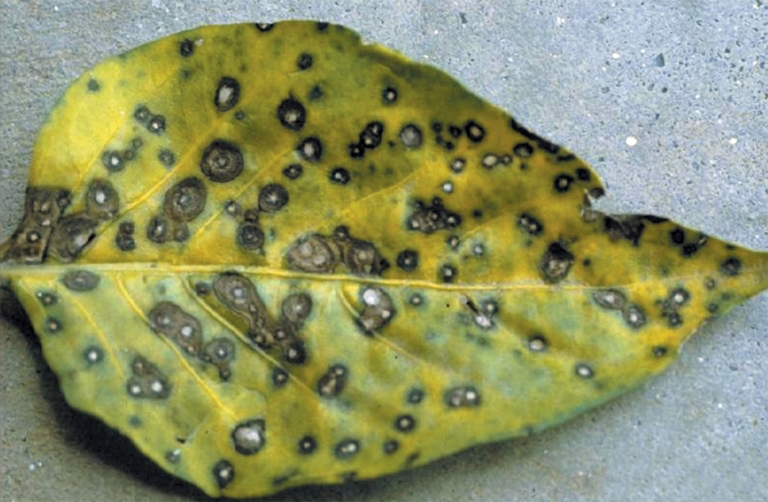
#> input picture LeafDisease.jpg, 768 x 502 px
$ python Segmentation.py
#> lines starting #> are read from the running program, lines starting #| are printed output that depends on the picture; after the words box and inside, x2 and y2 are one past the last pixel; in counts of white or black regions, pixels touching at a corner belong together
#> the answer given: LeafDisease.jpg
from matplotlib import pyplot as plt
import cv2
import pandas as pd
import numpy as np
from sklearn.cluster import KMeans

def input_image(path):
#> called with path = './LeafDisease.jpg'
    image = cv2.imread(path, cv2.IMREAD_UNCHANGED)
#> image is the input picture: shape (502, 768, 3); mean B, G, R 103.9, 145.8, 139.8
    plt.imshow(cv2.cvtColor(image, cv2.COLOR_BGR2RGB))
    plt.axis('off')

    return image

def pre_processing_image(image):
    gray = cv2.cvtColor(image, cv2.COLOR_BGR2GRAY)
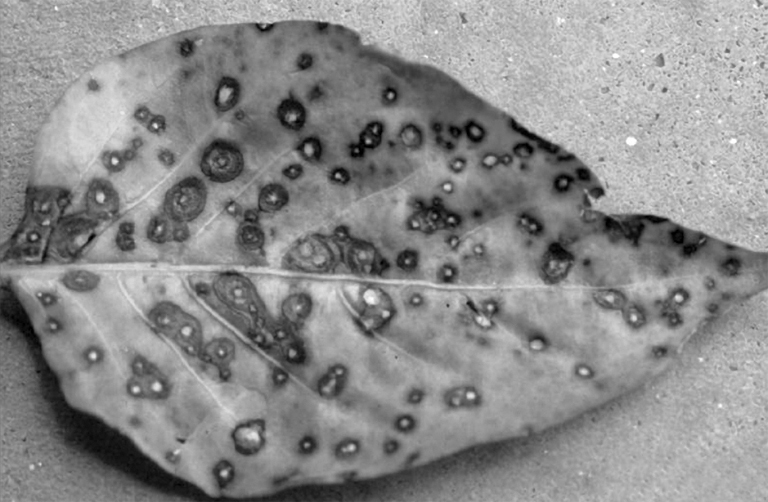
#> gray: shape (502, 768); min 0, max 255, mean 139.2
    plt.imshow(gray)
    plt.axis('off')

    _ , mask = cv2.threshold(gray, 140, 255, cv2.THRESH_BINARY_INV)
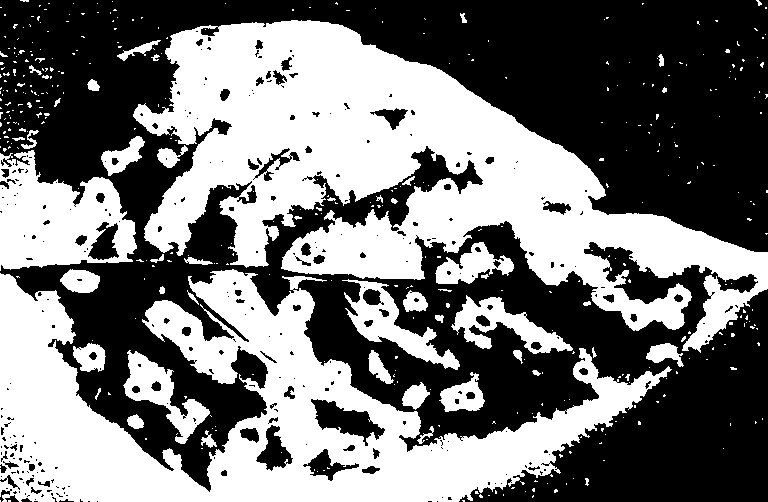
#> mask: shape (502, 768); 46.1% white; 413 white regions (363 under 20 px), largest, box (x1, y1, x2, y2) and area: (133, 20, 768, 353) 85131, (0, 269, 672, 502) 63448, (0, 150, 137, 271) 10247
    mask = cv2.equalizeHist(mask)
    mask = cv2.erode(mask, np.ones((7, 7), np.uint8))
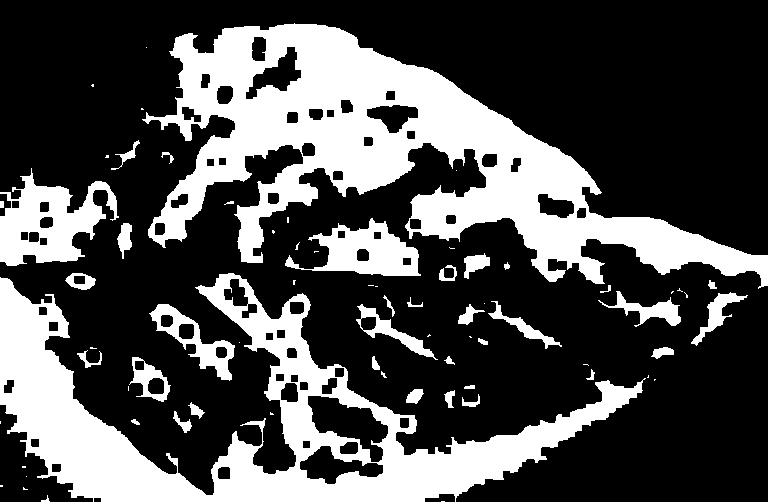
#> mask: shape (502, 768); 30.6% white; 71 white regions (33 under 20 px)
    #mask = cv2.erode(mask, np.ones((2, 2), np.uint8))
    plt.imshow(mask, cmap = "gray")
    plt.axis('off')
    #cv2.imwrite('thresholding.png', cv2.hconcat([image, np.stack((mask, mask, mask), axis=2)]))

    return mask

def get_mean_color_df(mask):
    contours, _ = cv2.findContours(mask, cv2.RETR_TREE, cv2.CHAIN_APPROX_TC89_L1)
#> contours = 137 contours, 37 with area under 20; largest, box (x1, y1, x2, y2) and area: (142, 23, 768, 289) 60776, (0, 273, 646, 502) 47692, (0, 168, 119, 266) 6137, (285, 218, 421, 276) 3942, (307, 395, 389, 463) 2698

    contours_img_before_filtering = mask.copy()
    contours_img_before_filtering = cv2.cvtColor(contours_img_before_filtering, cv2.COLOR_GRAY2BGR)
#> contours_img_before_filtering: shape (502, 768, 3); 30.6% white; 71 white regions (33 under 20 px), largest, box (x1, y1, x2, y2) and area: (142, 23, 768, 289) 56572, (0, 273, 646, 502) 42348, (0, 168, 119, 266) 5963
    cv2.drawContours(contours_img_before_filtering, contours, -1, (0, 255, 0), 3)
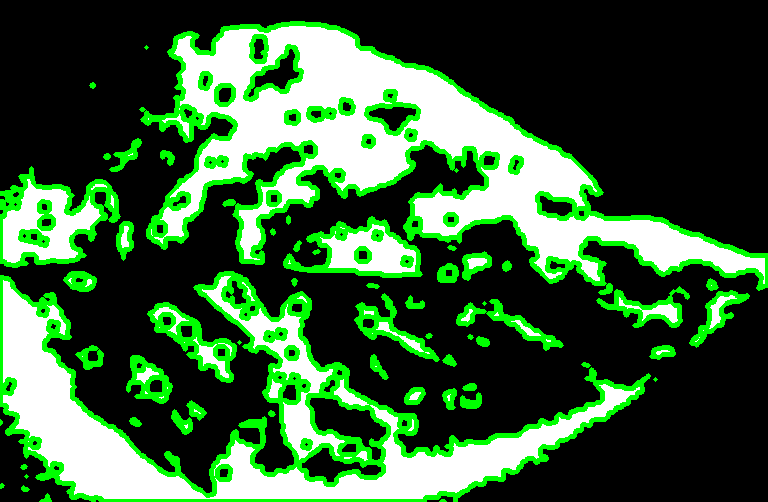
#> contours_img_before_filtering: shape (502, 768, 3); mean B, G, R 55.8, 95, 55.8
    plt.imshow(contours_img_before_filtering)
    plt.axis('off')

    filtered_contours = []
    df_mean_color = pd.DataFrame()
    for idx, contour in enumerate(contours):
        area = int(cv2.contourArea(contour))

        # if area is higher than 3000:
        if area > 100:
            filtered_contours.append(contour)
            # get mean color of contour:
            masked = np.zeros_like(image[:, :, 0])  # This mask is used to get the mean color of the specific bead (contour), for kmeans
            cv2.drawContours(masked, [contour], 0, 255, -1)

            B_mean, G_mean, R_mean, _ = cv2.mean(image, mask=masked)
            df = pd.DataFrame({'B_mean': B_mean, 'G_mean': G_mean, 'R_mean': R_mean}, index=[idx])
            df_mean_color = pd.concat([df_mean_color, df])
#> this loop made 137 passes
#> (area, B_mean, G_mean, R_mean, df_mean_color) on passes 10, 11, 14, 22, 23, 28, 34, 35, 36, 37, 38: (125, 68.48, 135.9, 124.3, table of 1 rows and 3 columns), (102, 58.74, 140.8, 130.4, table of 2 rows and 3 columns), (164, 72.59, 91.83, 74.66, table of 3 rows and 3 columns), (968, 88.43, 111.2, 101.9, table of 4 rows and 3 columns), (256, 113.8, 128.3, 117.3, table of 5 rows and 3 columns), (139, 53.02, 99.53, 93.93, table of 6 rows and 3 columns), (181, 80.61, 109.9, 100.1, table of 7 rows and 3 columns), (1047, 57.78, 108.8, 109.1, table of 8 rows and 3 columns), (194, 88.3, 111.1, 111.8, table of 9 rows and 3 columns), (2156, 87.19, 108.7, 103.2, table of 10 rows and 3 columns), (128, 97.78, 106.8, 96.83, table of 11 rows and 3 columns)
#> area on passes 8, 12, 13, 20, 24, 25: 23, 78, 99, 24, 85, 33
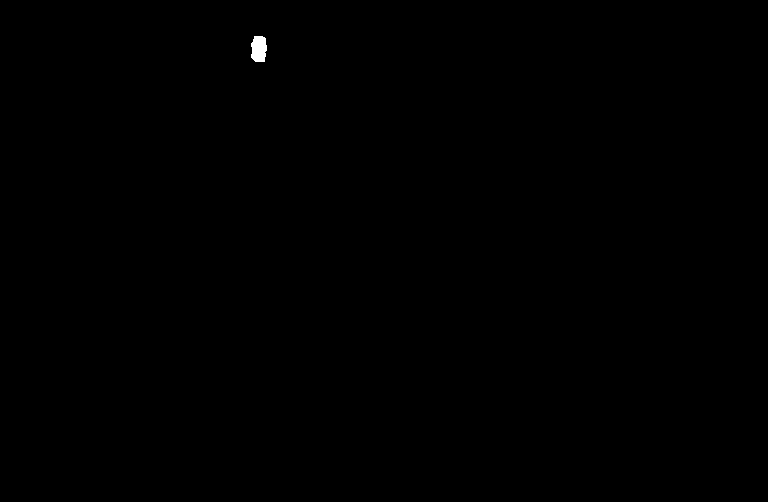
#> masked: shape (502, 768); 0.09% white; 1 white region
#> after the loop, filtered_contours = 56 contours; largest, box (x1, y1, x2, y2) and area: (142, 23, 768, 289) 60776, (0, 273, 646, 502) 47692, (0, 168, 119, 266) 6137, (285, 218, 421, 276) 3942, (307, 395, 389, 463) 2698

    df_mean_color.head()
    return contours, df_mean_color

def k_means_clustering(df_mean_color):
    km = KMeans( n_clusters=2, n_init=2)
    df_mean_color['label'] = km.fit_predict(df_mean_color)

    return df_mean_color

def draw_segmented_objects(image, contours, label_cnt_idx, bubbles_count):
    mask = np.zeros_like(image[:, :, 0])
    cv2.drawContours(mask, [contours[i] for i in label_cnt_idx], -1, (255), -1)
    masked_image = cv2.bitwise_and(image, image, mask=mask)
    masked_image = cv2.putText(masked_image, f'{bubbles_count} bubbles', (200, 1200), cv2.FONT_HERSHEY_SIMPLEX,
                        fontScale = 3, color = (255, 255, 255), thickness = 10, lineType = cv2.LINE_AA)
    return masked_image

def get_segmented_image(df_mean_color, contours):
    img = image.copy()
    for label, df_grouped in df_mean_color.groupby('label'):
        bubbles_amount = len(df_grouped)
        masked_image = draw_segmented_objects(image, contours, df_grouped.index, bubbles_amount)
        img = cv2.hconcat([masked_image])
    return img

path = input("Enter the path of leaf image: ")
path = "./" + path

image = input_image(path)
mask = pre_processing_image(image)
contours, df = get_mean_color_df(mask)
#> df = table of 56 rows and 3 columns
df = k_means_clustering(df)
#> df = table of 56 rows and 4 columns
img = get_segmented_image(df, contours)
#> the loop in get_segmented_image, `for label, df_grouped in df_mean_color.groupby('label'):` made 2 passes
#> pass 1, in draw_segmented_objects, `masked_image = cv2.bitwise_and(image, image, mask=mask)`:
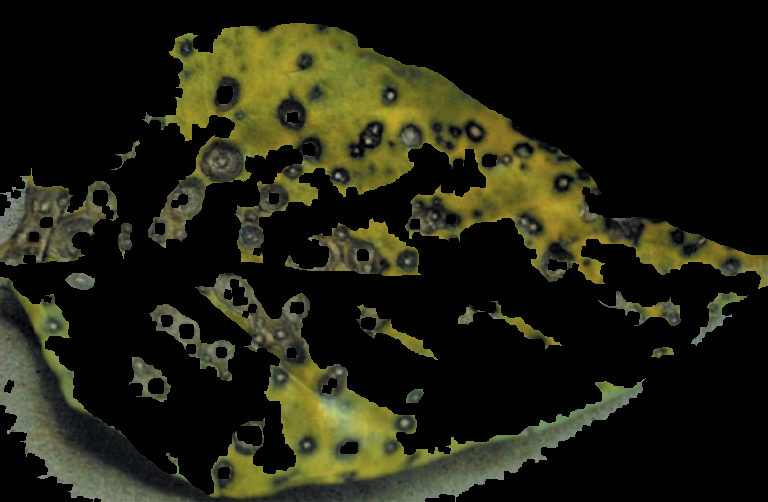
#> masked_image: shape (502, 768, 3); mean B, G, R 17.2, 32.2, 31.7

cv2.imwrite('color_segmentation.png', img)
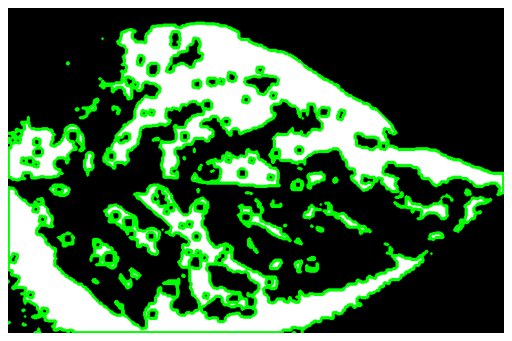
#> figure drawn by matplotlib, 1 panel
